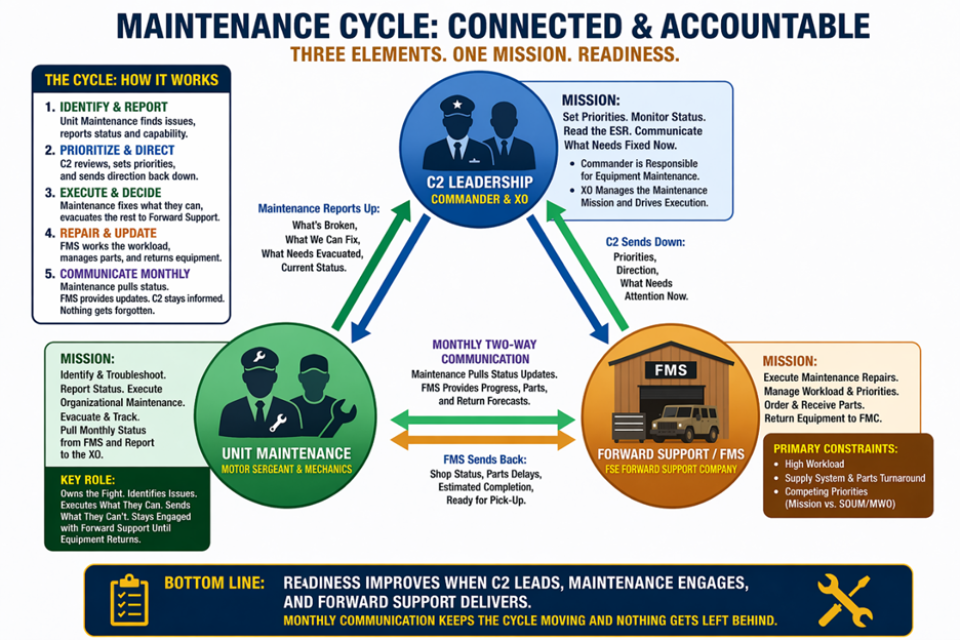
#> input picture assets/images/esr-class/img-slide-5.png, 1920 x 1280 px (shown at 1/2 size)
$ python esr_sl5_yellow_hotspots.py
#> lines starting #> are read from the running program, lines starting #| are printed output that depends on the picture; after the words box and inside, x2 and y2 are one past the last pixel; in counts of white or black regions, pixels touching at a corner belong together
"""
Build sl5-hotspots.json from yellow-filled boxes with black borders on img-slide-5.png.
Assigns titles in top-to-bottom, left-to-right order (TITLES_ORDERED).
"""
from __future__ import annotations

import json
from collections import deque
from pathlib import Path

import numpy as np
from PIL import Image, ImageDraw

ROOT = Path(__file__).resolve().parents[1]
IMAGE_PATH = ROOT / "assets/images/esr-class/img-slide-5.png"
JSON_PATH = ROOT / "content/esr-class/esr/main/sl5-hotspots.json"
BODIES_BACKUP = ROOT / "private/sl5-hotspots-bodies-backup.json"
DEBUG_PATH = ROOT / "private/esr-sl5-yellow-debug.png"

TITLES_ORDERED = [
    "REPORT FILTERS",
    "DATE/TIME OF REPORT",
    "MODEL",
    "ADMIN NO.",
    "SERIAL NO.",
    "OPST",
    "EQ DESCRIPTION",
    "DL ST DATE/TIME",
    "DAYS DL",
    "UIC",
    "UIC DESCRIPTION",
    "REPORTABLE DL EQ",
    "ORDER NO.",
    "DESCRIPTION",
    "SC-DATE",
    "PRT-ORD-DT",
    "NIIN",
    "DESCRIPTION",
    "STAT",
    "SC",
    "WO WORK CENTER",
    "ERC",
    "Q-ORD",
    "Q-ISS",
    "Q-OH",
    "Q-NL",
    "SOS",
    "REF DOC",
    "ST",
    "DATE/TIME",
]

# Yellow/black detection tuned for 2000x1600 export
MIN_AREA = 55
MIN_BW = 8
MIN_BH = 8
BLACK_MIN = 40
PAD = 4

DESCRIPTION_BODIES = (
    (
        "On the work order line, description states the fault or repair requirement "
        "driving the maintenance action. Leaders use it to understand the operational "
        "problem behind the status and to judge urgency and resource needs."
    ),
    (
        "On the parts line, description identifies the material or part associated "
        "with the requirement. It helps confirm the correct item is on order or "
        "issued and supports conversations with supply about pacing parts."
    ),
)


def load_body_defaults() -> dict[str, str]:
    bodies: dict[str, str] = {}
    for path in (BODIES_BACKUP, JSON_PATH):
        if not path.exists():
            continue
        for item in json.loads(path.read_text(encoding="utf-8")):
            text = item.get("body", "")
            if text and not text.startswith("This field explains the ESR header"):
                bodies[item["title"]] = text
    bodies.setdefault(
        "DAYS DL",
        "Days deadlined quantifies how long the equipment has been in a deadlined status "
        "on this entry. It is a primary field for leader prioritization because long "
        "durations often signal stalled maintenance, parts, or follow-up problems.",
    )
    bodies.setdefault(
        "WO WORK CENTER",
        "Work order work center identifies the maintenance activity or shop responsible "
        "for the repair action. It tells leaders which maintenance organization owns "
        "execution on the work order.",
    )
    return bodies


# [12 lines left out: function _box_from_pixels, not called in this run]


def split_opst_and_days_dl(zones: list[dict], img_w: int, img_h: int) -> list[dict]:
    """Split merged far-right equipment row blob into OPST and DAYS DL."""
    out: list[dict] = []
    for z in zones:
        if z["y"] < 37 or z["y"] > 42 or z["x"] < 88 or z["w"] < 4:
            out.append(z)
            continue
        x0, y0, x1, y1 = z["_x0"], z["_y0"], z["_x1"], z["_y1"]
        mid = x0 + int((x1 - x0) * 0.55)
        out.append(_box_from_pixels(x0, y0, mid, y1, img_w, img_h))
        out.append(_box_from_pixels(mid + 1, y0, x1, y1, img_w, img_h))
    return out


def detect_regions() -> tuple[int, int, list[dict]]:
    im = Image.open(IMAGE_PATH).convert("RGB")
    arr = np.array(im)
    h, w, _ = arr.shape
    r, g, b = arr[:, :, 0], arr[:, :, 1], arr[:, :, 2]
    yellow = (r >= 235) & (g >= 235) & (b >= 140) & (b <= 230)
    black = (r < 60) & (g < 60) & (b < 60)

    visited = np.zeros(yellow.shape, dtype=bool)
    raw: list[tuple[int, int, int, int]] = []

    for y in range(h):
        for x in range(w):
            if not yellow[y, x] or visited[y, x]:
                continue
            q: deque[tuple[int, int]] = deque([(x, y)])
            visited[y, x] = True
            minx = maxx = x
            miny = maxy = y
            area = 0
            while q:
                cx, cy = q.popleft()
                area += 1
                minx = min(minx, cx)
                maxx = max(maxx, cx)
                miny = min(miny, cy)
                maxy = max(maxy, cy)
                for nx, ny in ((cx + 1, cy), (cx - 1, cy), (cx, cy + 1), (cx, cy - 1)):
                    if 0 <= nx < w and 0 <= ny < h and yellow[ny, nx] and not visited[ny, nx]:
                        visited[ny, nx] = True
                        q.append((nx, ny))
            bw, bh = maxx - minx + 1, maxy - miny + 1
            if area < MIN_AREA or bw < MIN_BW or bh < MIN_BH:
                continue
            y0, y1 = max(0, miny - PAD), min(h, maxy + PAD + 1)
            x0, x1 = max(0, minx - PAD), min(w, maxx + PAD + 1)
            if black[y0:y1, x0:x1].sum() < BLACK_MIN:
                continue
            raw.append((minx, miny, maxx, maxy))

    zones: list[dict] = []
    for minx, miny, maxx, maxy in raw:
        bw, bh = maxx - minx + 1, maxy - miny + 1
        zones.append(
            {
                "x": round(minx / w * 100, 2),
                "y": round(miny / h * 100, 2),
                "w": round(bw / w * 100, 2),
                "h": round(bh / h * 100, 2),
                "_x0": minx,
                "_y0": miny,
                "_x1": maxx,
                "_y1": maxy,
            }
        )

    zones.sort(key=lambda z: (z["y"], z["x"]))
    zones = split_opst_and_days_dl(zones, w, h)
    zones = [
        z
        for z in zones
        if not (abs(z["x"] - 31.2) < 0.2 and abs(z["y"] - 38.0) < 0.2)
    ]
    zones.sort(key=lambda z: (z["y"], z["x"]))

    for manual in MANUAL_ZONES:
        if any(
            abs(z["x"] - manual["x"]) < XY_MATCH_TOLERANCE
            and abs(z["y"] - manual["y"]) < XY_MATCH_TOLERANCE
            for z in zones
        ):
            continue
        x0 = int(manual["x"] / 100 * w)
        y0 = int(manual["y"] / 100 * h)
        x1 = int((manual["x"] + manual["w"]) / 100 * w) - 1
        y1 = int((manual["y"] + manual["h"]) / 100 * h) - 1
        zones.append({**manual, "_x0": x0, "_y0": y0, "_x1": x1, "_y1": y1})

    zones.sort(key=lambda z: (z["y"], z["x"]))
    return w, h, zones


# (x%, y%) -> title from yellow-box detection on img-slide-5.png (2000x1600)
TITLE_BY_XY: dict[tuple[float, float], str] = {
    (1.05, 15.5): "REPORT FILTERS",
    (40.55, 19.19): "DATE/TIME OF REPORT",
    (4.15, 37.5): "MODEL",
    (15.6, 38.0): "DL ST DATE/TIME",
    (31.45, 38.38): "ADMIN NO.",
    (50.75, 38.5): "SERIAL NO.",
    (78.15, 38.44): "EQ DESCRIPTION",
    (45.65, 38.5): "OPST",
    (95.95, 37.88): "DAYS DL",
    (55.55, 45.0): "REPORTABLE DL EQ",
    (13.35, 45.44): "UIC DESCRIPTION",
    (2.25, 46.94): "UIC",
    (16.9, 54.19): "ORDER NO.",
    (25.35, 59.38): "PRT-ORD-DT",
    (33.9, 59.75): "SC-DATE",
    (40.1, 59.75): "NIIN",
    (73.15, 60.75): "ERC",
    (26.45, 60.81): "DESCRIPTION",
    (28.4, 60.81): "SC",
    (5.9, 65.56): "STAT",
    (45.95, 68.5): "WO WORK CENTER",
    (86.35, 78.5): "Q-ORD",
    (89.25, 78.5): "REF DOC",
    (78.5, 78.56): "SOS",
    (72.65, 79.44): "ST",
    (65.4, 81.31): "Q-NL",
    (57.3, 81.62): "Q-OH",
    (62.0, 86.38): "Q-ISS",
    (68.7, 86.5): "DATE/TIME",
}

XY_MATCH_TOLERANCE = 1.2

# Parts-line DESCRIPTION (yellow box not isolated by flood fill on this export)
MANUAL_ZONES: list[dict] = [
    {
        "title": "DESCRIPTION",
        "x": 56.5,
        "y": 59.75,
        "w": 15.5,
        "h": 2.62,
        "_desc_index": 1,
    },
]


def assign_titles(zones: list[dict]) -> None:
    for z in zones:
        if "title" in z:
            continue
        for (rx, ry), title in TITLE_BY_XY.items():
            if abs(z["x"] - rx) <= XY_MATCH_TOLERANCE and abs(z["y"] - ry) <= XY_MATCH_TOLERANCE:
                z["title"] = title
                break
        else:
            z["title"] = f"UNMAPPED_{z['x']}_{z['y']}"

    missing = set(TITLES_ORDERED) - {z["title"] for z in zones}
    if missing:
        print(f"WARNING: unassigned titles: {sorted(missing)}")
    extra = [z["title"] for z in zones if z["title"] not in TITLES_ORDERED]
    if extra:
        print(f"WARNING: unknown titles: {extra}")


def assign_bodies(zones: list[dict], defaults: dict[str, str]) -> list[dict]:
    out: list[dict] = []
    desc_n = 0
    for z in sorted(zones, key=lambda item: (item["y"], item["x"])):
        title = z["title"]
        if title == "DESCRIPTION":
            idx = z.get("_desc_index", 0 if z["y"] >= 60 else 1)
            body = DESCRIPTION_BODIES[min(idx, 1)]
            desc_n += 1
        else:
            body = defaults.get(
                title,
                f"This field explains the ESR header {title} and how leaders use it "
                "for readiness decisions.",
            )
        out.append(
            {
                "title": title,
                "x": z["x"],
                "y": z["y"],
                "w": z["w"],
                "h": z["h"],
                "body": body,
            }
        )
    return out


def save_debug(img_w: int, img_h: int, zones: list[dict]) -> None:
    im = Image.open(IMAGE_PATH).convert("RGB")
    draw = ImageDraw.Draw(im)
    for i, z in enumerate(zones, 1):
        draw.rectangle((z["_x0"], z["_y0"], z["_x1"], z["_y1"]), outline="lime", width=2)
        label = f"{i}:{z['title'][:12]}"
        draw.text((z["_x0"] + 2, z["_y0"] + 2), label, fill="lime")
    DEBUG_PATH.parent.mkdir(parents=True, exist_ok=True)
    im.save(DEBUG_PATH)


def main() -> None:
    defaults = load_body_defaults()
    img_w, img_h, zones = detect_regions()
#> in detect_regions, im is the input picture: PIL image 1920x1280 RGB; mean R, G, B 185.4, 191.5, 187.9
#> in detect_regions, `r, g, b = arr[:, :, 0], arr[:, :, 1], arr[:, :, 2]`:
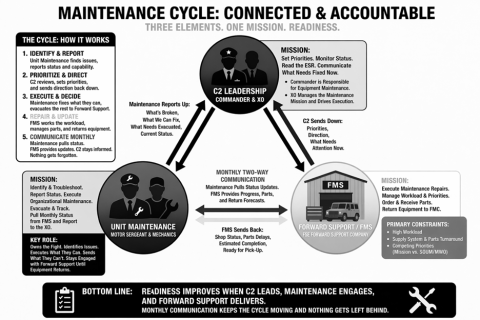
#> r: shape (1280, 1920) (shown at 1/4 size); min 0, max 255, mean 185.4
#> in detect_regions, `r, g, b = arr[:, :, 0], arr[:, :, 1], arr[:, :, 2]`:
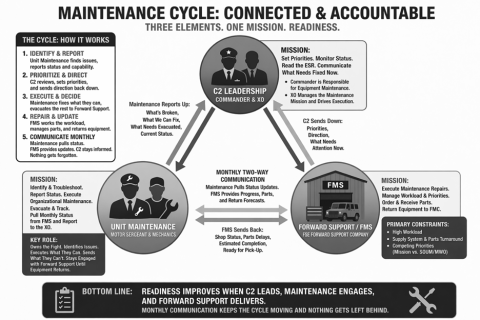
#> g: shape (1280, 1920) (shown at 1/4 size); min 0, max 255, mean 191.5
#> in detect_regions, `r, g, b = arr[:, :, 0], arr[:, :, 1], arr[:, :, 2]`:
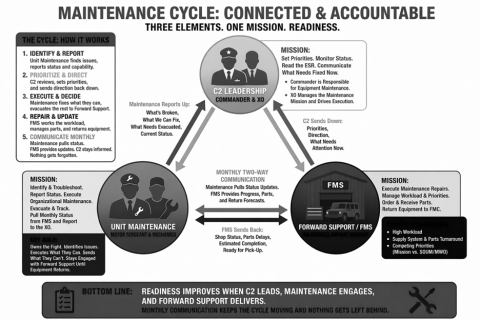
#> b: shape (1280, 1920) (shown at 1/4 size); min 0, max 255, mean 187.9
#> in detect_regions, `yellow = (r >= 235) & (g >= 235) & (b >= 140) & (b <= 230)`:
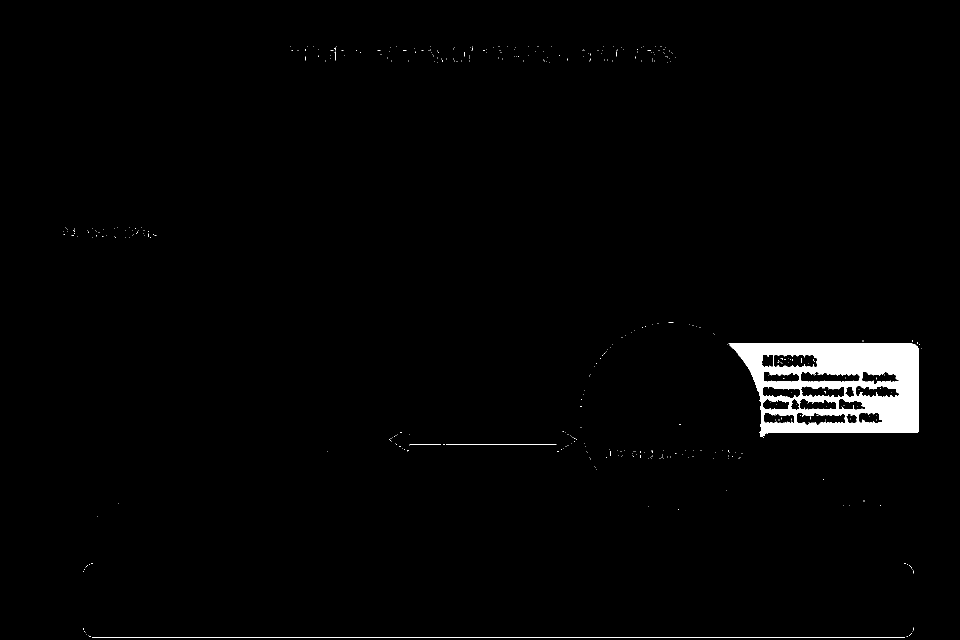
#> yellow: shape (1280, 1920) bool (shown at 1/2 size); 1.9% white; 416 white regions (410 under 20 px), largest, box (x1, y1, x2, y2) and area: (1458, 687, 1838, 875) 41527, (184, 1274, 1810, 1276) 3250, (892, 889, 1112, 890) 220, (820, 889, 882, 890) 62, (670, 103, 672, 121) 20, (1602, 716, 1604, 726) 20
#> in detect_regions, `black = (r < 60) & (g < 60) & (b < 60)`:
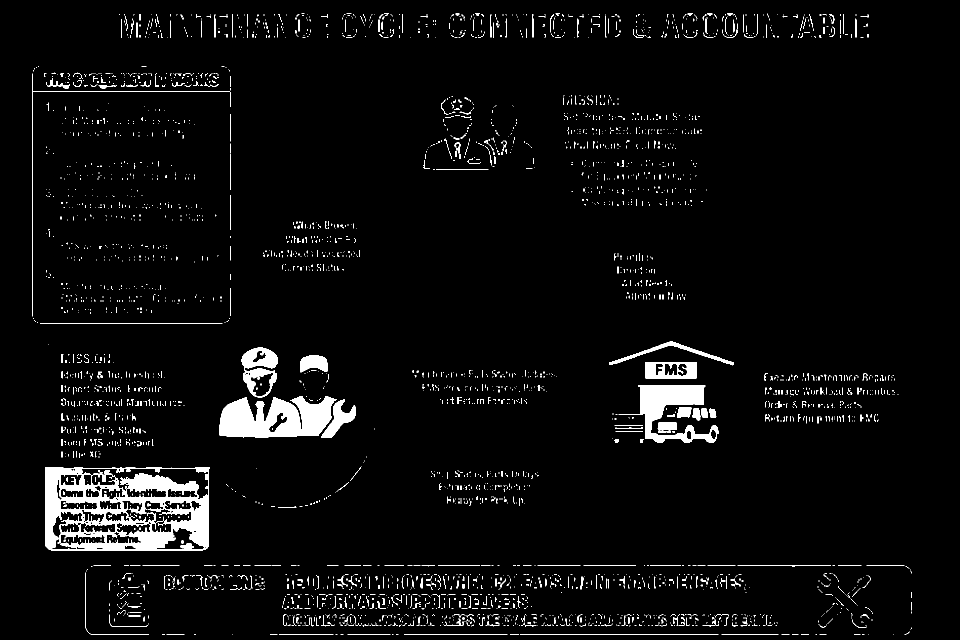
#> black: shape (1280, 1920) bool (shown at 1/2 size); 3.9% white; 3825 white regions (3450 under 20 px), largest, box (x1, y1, x2, y2) and area: (90, 934, 420, 1101) 27688, (439, 792, 673, 875) 13697, (1276, 771, 1438, 886) 8535
    print(f"Image {img_w}x{img_h}, yellow boxes: {len(zones)}")
#| Image 1920x1280, yellow boxes: 2
    assign_titles(zones)
#> (printed output is left out)
#| WARNING: unknown titles: ['UNMAPPED_75.94_53.67']
    for i, z in enumerate(zones, 1):
        print(f"  {i:2d}  {z['title']:24s}  x={z['x']} y={z['y']} w={z['w']} h={z['h']}")

    save_debug(img_w, img_h, zones)
#> in save_debug, `im.save(DEBUG_PATH)`:
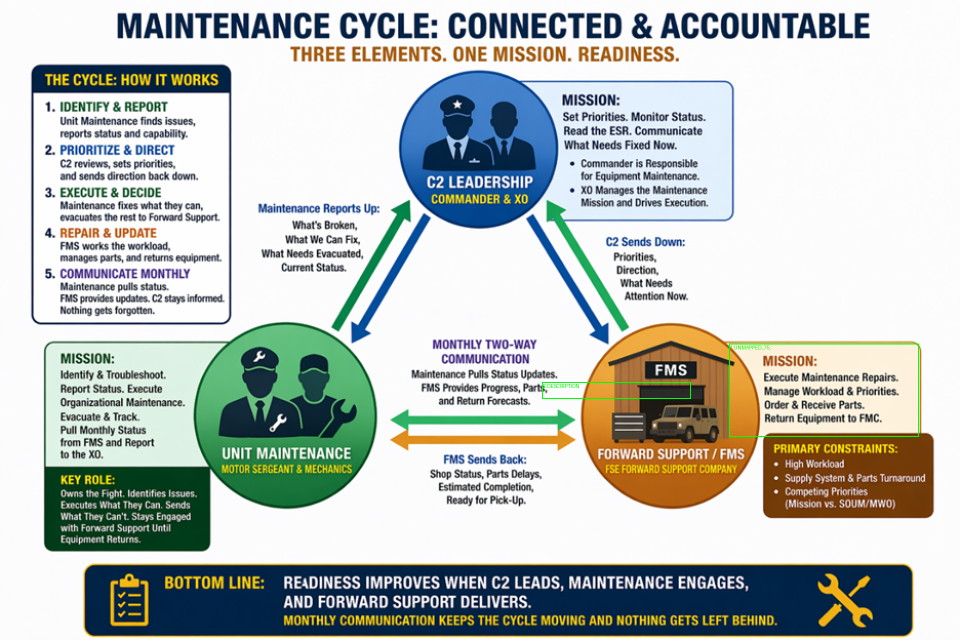
#> saved as esr-sl5-yellow-debug.png: PIL image 1920x1280 RGB (shown at 1/2 size); mean R, G, B 185, 191.7, 187.7
    for z in zones:
        for k in ("_x0", "_y0", "_x1", "_y1"):
            z.pop(k, None)

    final = assign_bodies(zones, defaults)
    JSON_PATH.write_text(json.dumps(final, indent=2, ensure_ascii=False) + "\n", encoding="utf-8")
    print(f"\nWrote {JSON_PATH}")
    print(f"Debug: {DEBUG_PATH}")


if __name__ == "__main__":
    main()

$ run again, with assets/images/esr-class/img-slide-1.png copied over assets/images/esr-class/img-slide-5.png
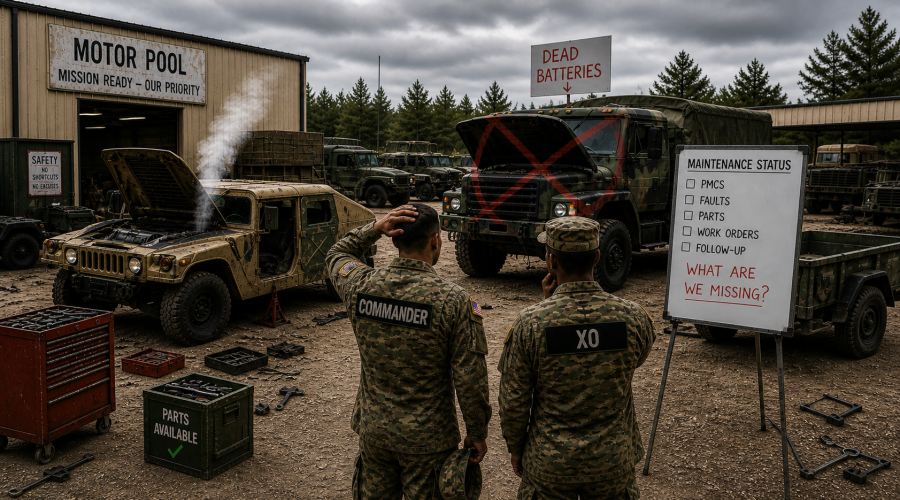
#> input picture assets/images/esr-class/img-slide-1.png, 1800 x 1000 px (shown at 1/2 size)
#> in detect_regions, im is the input picture: PIL image 1800x1000 RGB; mean R, G, B 74.3, 67.1, 57.9
#> in detect_regions, `yellow = (r >= 235) & (g >= 235) & (b >= 140) & (b <= 230)`:
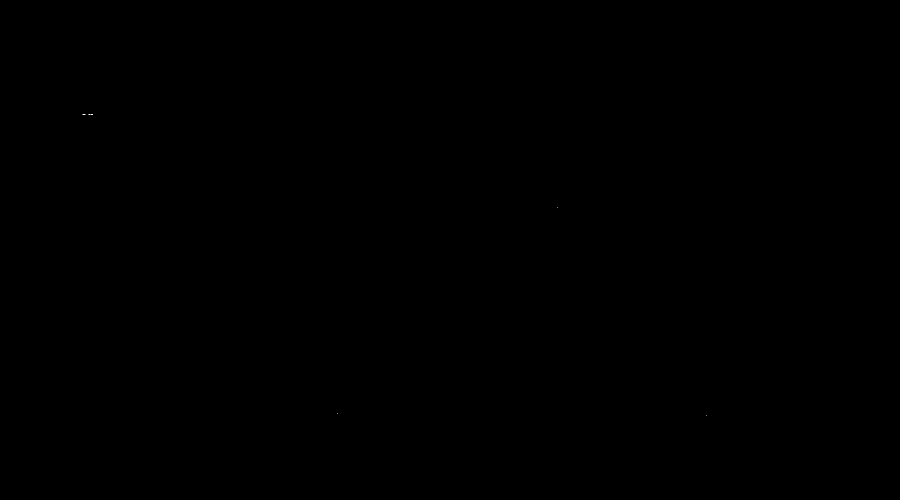
#> yellow: shape (1000, 1800) bool (shown at 1/2 size); 0% white in thin lines or dots, all inside (x1, y1, x2, y2) = (165, 228, 1414, 832)
#> black: shape (1000, 1800) bool; 50.8% white; 3000 black regions (2355 under 20 px), largest, box (x1, y1, x2, y2) and area: (0, 0, 1800, 1000) 646633, (1334, 298, 1607, 664) 82329, (1566, 720, 1800, 1000) 39886
#| Image 1800x1000, yellow boxes: 1
#> (printed output is left out)
#> in save_debug, `im.save(DEBUG_PATH)`:
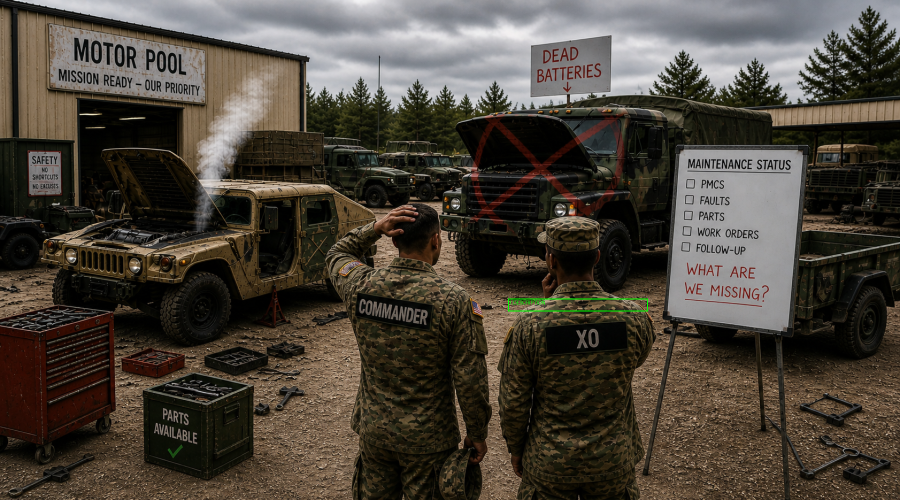
#> saved as esr-sl5-yellow-debug.png: PIL image 1800x1000 RGB (shown at 1/2 size); mean R, G, B 74.2, 67.3, 57.9
